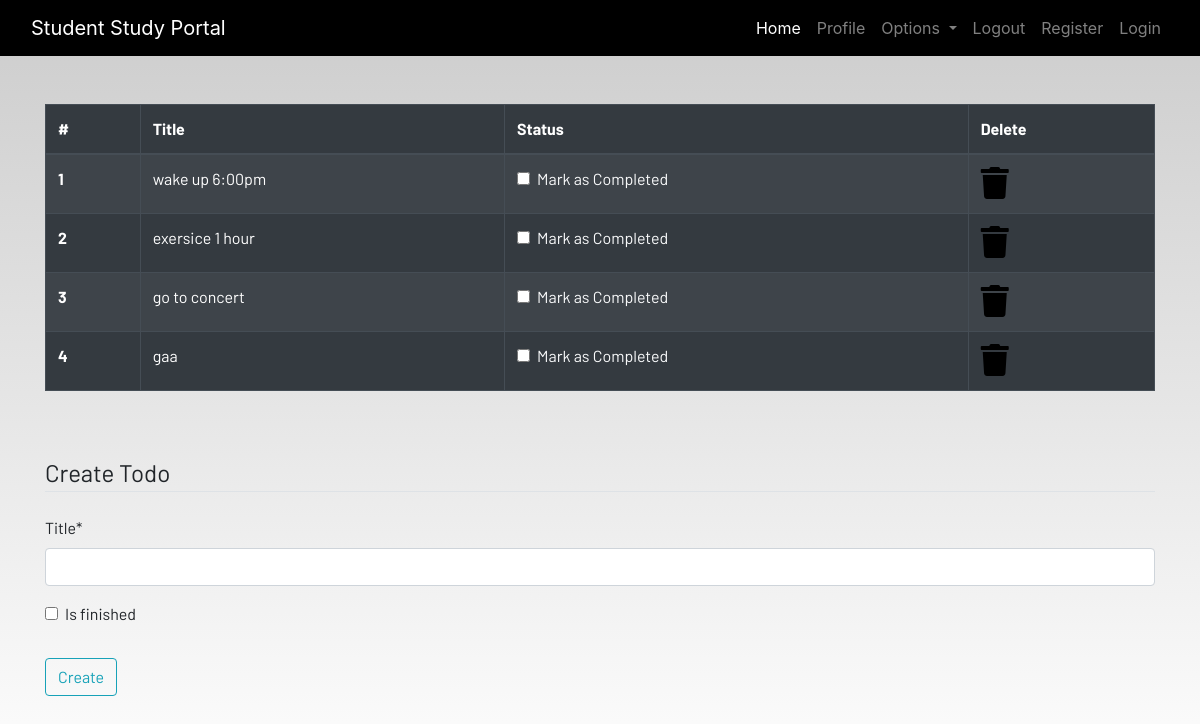
The app's page /todo (signed in) with its own data.
### dashboard/models.py (models this page shows, shortened)
class Todo(models.Model):
    user = models.ForeignKey(User,on_delete=models.CASCADE)
    title = models.CharField(max_length=100)
    is_finished = models.BooleanField(default=False)

### dashboard/views.py (the view)
# urls.py: path("todo",views.todo,name="todo"),
def todo(request):
    if request.method == "POST":
        form = TodoForm(request.POST)
        if form.is_valid():
            try:
                finished = request.POST["is_finished"]
                if finished == "on":
                    finished = True
                else:
                    finished =False
            except:
                finished = False
            todos = Todo(
                user=request.user,
                title = request.POST["title"],
                is_finished = finished
            )
            todos.save()
            messages.success(request,f"Todo Added from {request.user.username}")
            return redirect("todo")
    else:
        form = TodoForm()
    todo = Todo.objects.filter(user=request.user)
    if len(todo) == 0:
        todos_done = True
    else:
        todos_done = False
    context = {"form":form,"todos": todo,"todos_done":todos_done}
    return render(request,"dashboard/todo.html",context)

### dashboard/forms.py
class TodoForm(forms.ModelForm):
    class Meta:
        model = Todo
        fields = ["title","is_finished"]

### dashboard/templates/dashboard/todo.html (shortened to what this page needs)
{% extends 'dashboard/base.html' %}
{% load static %}
{% block content %}
{% load crispy_forms_tags %}
<div class="container">
    {%if not todos_done %}
    <table class="table table-striped table-bordered table-hover table-dark">
        <thead>
            <tr>
                <th scope="col">#</th>
                <th scope="col">Title</th>
                <th scope="col">Status</th>
                <th scope="col">Delete</th>
            </tr>
        </thead>
        <tbody>
            {% for todo in todos %}
            <tr>
                <th scope="row">{{forloop.counter}}</th>
                <td>{{todo.title}}</td>
                <td>
                    <a href="{% url 'update-todo' todo.id %}">
                        <div class="form-check">
                        {% if todo.is_finished == True  %}
                            <input class="form-check-input" type="checkbox" value="" checked >
                            {% else %}
                            <input class="form-check-input" type="checkbox" value=""  >
                            {% endif %}
                            <label class="form-check-label text-light" for="flexCheckDefault">
                                Mark as Completed
                            </label>
                        </div>
                    </a>
                </td>
                <td><a href="{% url 'delete-todo' todo.id %}"><i class="fa fa-trash fa-2x"></i></a></td>
            </tr>
            {% endfor %}
        </tbody>
    </table>
    {% else %}
    <h4>All tasks have been done!! create to add more</h4>
    {% endif %}
</div><br><br>
<div class="container">
    <form method="POST">
        <fieldset class="form-group">
            <legend class="border-bottom mb-4">Create Todo</legend>
            {{form|crispy}}
        </fieldset>
        <div class="form-group">
            <button href="" class="btn btn-outline-info" type="submit">
                Create
            </button>
        </div>
    </form>
</div>
{% endblock content %}

### static/css/main.css (style rules this page uses)
html { scroll-behavior: smooth; height: 100%; width: 100%; }
a { text-decoration: none !important; color: black; }
html, body { max-width: 100%; overflow-x: hidden; height: 100%; width: 100%; }
body { background: linear-gradient(rgba(0, 0, 0, 0.2), rgba(255, 255, 255, 0.5)); overflow-x: hidden; background-repeat: no-repeat; }
.fa { color: black; }

### records on screen
Todo: title "wake up 6:00pm"
Todo: title "exersice 1 hour"
Todo: title "go to concert"
Todo: title "gaa"
